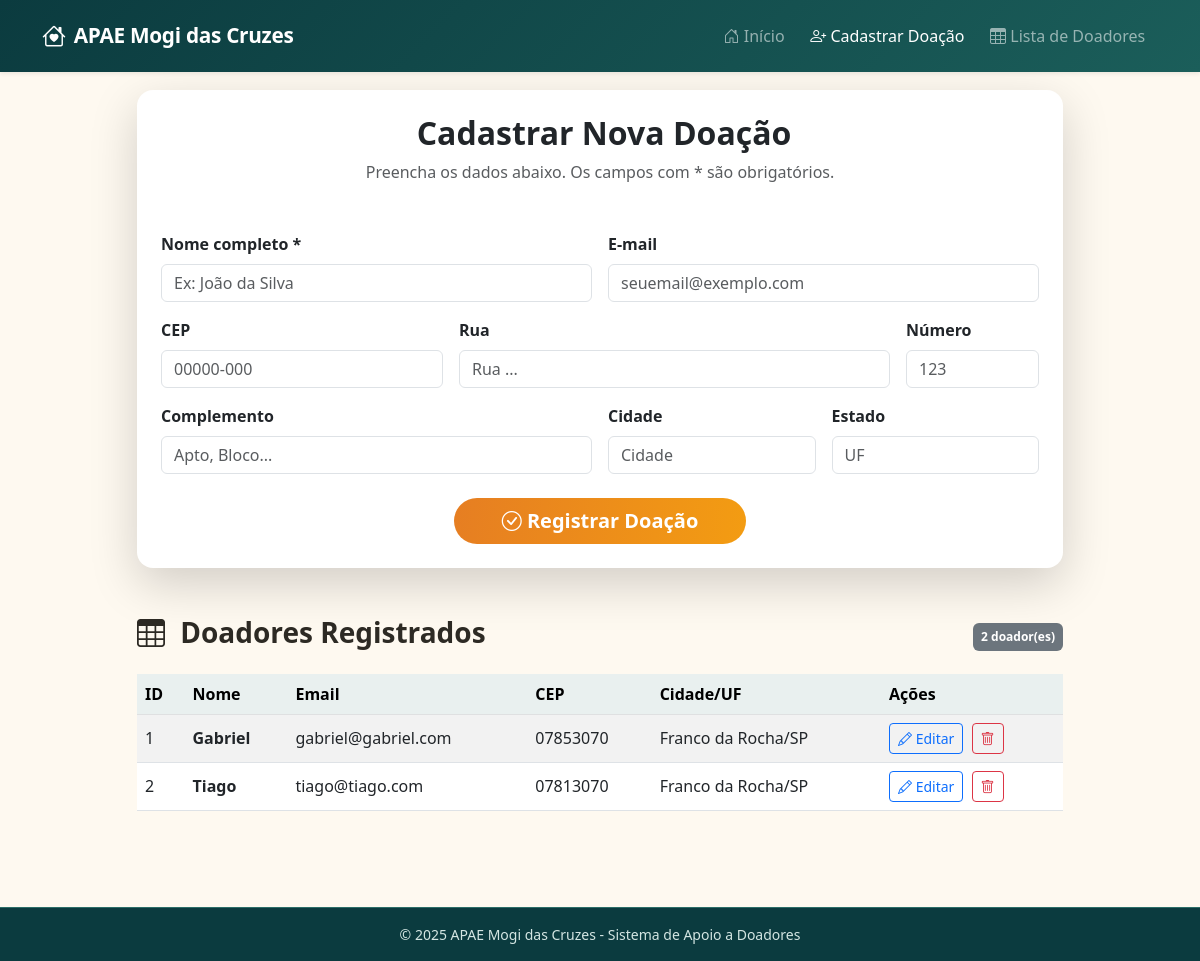
/doadores, run on an earlier commit of the app's database.
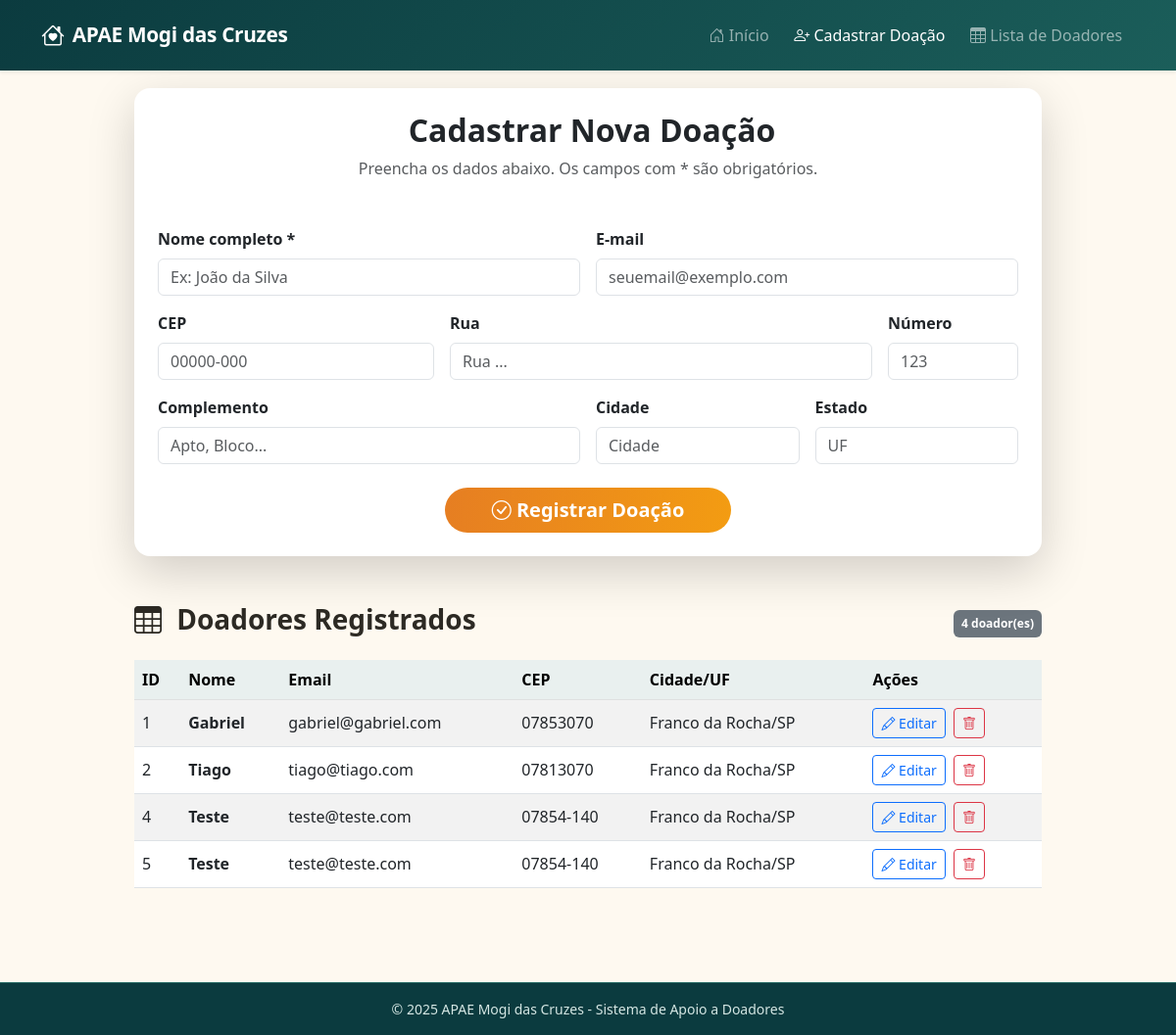
And on a later commit of the database.
### tables this page shows
CREATE TABLE doadores (
            id INTEGER PRIMARY KEY AUTOINCREMENT,
            nome TEXT NOT NULL,
            email TEXT,
            cep TEXT,
            rua TEXT,
            numero TEXT,
            complemento TEXT,
            cidade TEXT,
            estado TEXT
        );

### app/routes.py (the view, shortened to what this page needs)
@main.route("/doadores", methods=["GET", "POST"])
def cadastrar_doador():
    conn = get_connection()
    doadores = conn.execute("SELECT * FROM doadores").fetchall()
    conn.close()
    return render_template("doadores.html", doadores=doadores)

### app/models.py (called while the page is built)
def get_connection():
    conn = sqlite3.connect(DATABASE)
    conn.row_factory = sqlite3.Row
    return conn

### app/templates/doadores.html (shortened to what this page needs)
<!DOCTYPE html>
<html lang="pt-BR">
<head>
    <link href="https://cdn.jsdelivr.net/npm/bootstrap@5.3.0-alpha1/dist/css/bootstrap.min.css" rel="stylesheet">
    <link rel="stylesheet" href="https://cdn.jsdelivr.net/npm/bootstrap-icons@1.11.3/font/bootstrap-icons.min.css">
    <link rel="stylesheet" href="{{ url_for('static', filename='css/style.css') }}">
</head>
<body>
    <nav class="navbar navbar-expand-lg navbar-dark fixed-top shadow-sm">
        <div class="container">
            <a class="navbar-brand d-flex align-items-center" href="/">
                <i class="bi bi-house-heart fs-4 me-2"></i>
                <span class="fw-bold">APAE Mogi das Cruzes</span>
            </a>
            <div class="collapse navbar-collapse" id="menuPrincipal">
                <ul class="navbar-nav ms-auto mb-2 mb-lg-0">
                    <li class="nav-item"><a class="nav-link" href="/"><i class="bi bi-house-door"></i> Início</a></li>
                    <li class="nav-item"><a class="nav-link active" href="/doadores"><i class="bi bi-person-plus"></i> Cadastrar Doação</a></li>
                    <li class="nav-item"><a class="nav-link" href="#lista-doadores"><i class="bi bi-table"></i> Lista de Doadores</a></li>
                </ul>
            </div>
        </div>
    </nav>
    <main class="main-conteudo">
        <div class="container">
            <div class="row justify-content-center">
                <div class="col-lg-10">
                    <div class="card shadow-lg border-0 rounded-4 mb-5">
                        <div class="card-header bg-transparent border-0 pt-4">
                            <h2 class="text-center fw-bold"> Cadastrar Nova Doação</h2>
                            <p class="text-center text-muted">Preencha os dados abaixo. Os campos com * são obrigatórios.</p>
                        </div>
                        <div class="card-body p-4">
                            <form method="POST" id="formDoador">
                                <div class="row g-3">
                                    <div class="col-md-6">
                                        <label class="form-label fw-semibold">Nome completo *</label>
                                        <input type="text" name="nome" class="form-control" placeholder="Ex: João da Silva" required>
                                    </div>
                                    <div class="col-md-6">
                                        <label class="form-label fw-semibold">E-mail</label>
                                        <input type="email" name="email" class="form-control" placeholder="seuemail@exemplo.com">
                                    </div>
                                    <div class="col-md-4">
                                        <label class="form-label fw-semibold">CEP</label>
                                        <input type="text" id="cep" name="cep" class="form-control" placeholder="00000-000" maxlength="9">
                                    </div>
                                    <div class="col-md-6">
                                        <label class="form-label fw-semibold">Rua</label>
                                        <input type="text" id="rua" name="rua" class="form-control" placeholder="Rua ...">
                                    </div>
                                    <div class="col-md-2">
                                        <label class="form-label fw-semibold">Número</label>
                                        <input type="text" name="numero" class="form-control" placeholder="123">
                                    </div>
                                    <div class="col-md-6">
                                        <label class="form-label fw-semibold">Complemento</label>
                                        <input type="text" name="complemento" class="form-control" placeholder="Apto, Bloco...">
                                    </div>
                                    <div class="col-md-3">
                                        <label class="form-label fw-semibold">Cidade</label>
                                        <input type="text" id="cidade" name="cidade" class="form-control" placeholder="Cidade">
                                    </div>
                                    <div class="col-md-3">
                                        <label class="form-label fw-semibold">Estado</label>
                                        <input type="text" id="estado" name="estado" class="form-control" placeholder="UF">
                                    </div>
                                </div>
                                <div class="text-center mt-4">
                                    <button type="submit" class="btn btn-doador btn-lg px-5">
                                        <i class="bi bi-check-circle"></i> Registrar Doação
                                    </button>
                                </div>
                            </form>
                        </div>
                    </div>
                    <div id="lista-doadores">
                        <div class="d-flex justify-content-between align-items-center mb-3 flex-wrap">
                            <h3 class="fw-bold"><i class="bi bi-table me-2"></i> Doadores Registrados</h3>
                            <span class="badge bg-secondary p-2">{{ doadores|length }} doador(es)</span>
                        </div>
                        {% if doadores %}
                        <div class="table-responsive">
                            <table class="table table-hover table-striped align-middle">
                                <thead class="table-light">
                                    <tr>
                                        <th>ID</th><th>Nome</th><th>Email</th><th>CEP</th><th>Cidade/UF</th><th>Ações</th>
                                    </tr>
                                </thead>
                                <tbody>
                                    {% for d in doadores %}
                                    <tr>
                                        <td>{{ d.id }}</td>
                                        <td class="fw-semibold">{{ d.nome }}</td>
                                        <td>{{ d.email or '-' }}</td>
                                        <td>{{ d.cep or '-' }}</td>
                                        <td>{{ d.cidade }}/{{ d.estado }}</td>
                                        <td>
                                            <a href="/editar/{{ d.id }}" class="btn btn-sm btn-outline-primary me-1">
                                                <i class="bi bi-pencil"></i> Editar
                                            </a>
                                            <a href="/excluir/{{ d.id }}" class="btn btn-sm btn-outline-danger" onclick="return confirm('Excluir este registro?')">
                                                <i class="bi bi-trash"></i>
                                            </a>
                                        </td>
                                    </tr>
                                    {% endfor %}
                                </tbody>
                            </table>
                        </div>
                        {% else %}
                        <div class="alert alert-info text-center">
                            <i class="bi bi-info-circle"></i> Nenhum doador cadastrado ainda. Seja o primeiro!
                        </div>
                        {% endif %}
                    </div>
                </div>
            </div>
        </div>
    </main>
    <footer class="rodape mt-5 py-3">
        <div class="container text-center">
            <p class="mb-0 small">&copy; 2025 APAE Mogi das Cruzes - Sistema de Apoio a Doadores</p>
        </div>
    </footer>
</body>
</html>

### app/static/css/style.css (style rules this page uses)
* { margin: 0; padding: 0; box-sizing: border-box; }
html, body { height: 100%; }
body { font-family: 'Segoe UI', system-ui, -apple-system, 'Roboto', sans-serif; background-color: #fef9f0; color: #2d2a24; display: flex; flex-direction: column; min-height: 100vh; }
.navbar { background: linear-gradient(135deg, #0b3b3f 0%, #1b5e5a 100%); padding: 0.8rem 0; }
.navbar-brand { font-size: 1.3rem; letter-spacing: -0.3px; }
.nav-link { font-weight: 500; margin: 0 0.3rem; transition: all 0.2s ease; }
.main-conteudo { margin-top: 90px; padding-bottom: 2rem; flex: 1; }
.btn-doador { background: linear-gradient(95deg, #e67e22, #f39c12); border: none; color: white; font-weight: 600; transition: all 0.3s; border-radius: 50px; }
.table th { background-color: #e9f0ef; font-weight: 600; }
.rodape { background-color: #0b3b3f; color: #d4e6e3; border-top: 1px solid #2c6e68; margin-top: auto; width: 100%; }

What changed in the data, as far as the page shows it:
added doadores: id "4", nome "Teste", email "teste@teste.com", cep "07854-140", cidade "Franco da Rocha", estado "SP"
added doadores: id "5", nome "Teste", email "teste@teste.com", cep "07854-140", cidade "Franco da Rocha", estado "SP"
Also different on the page:
{{ doadores|length }}: "2" → "4"
